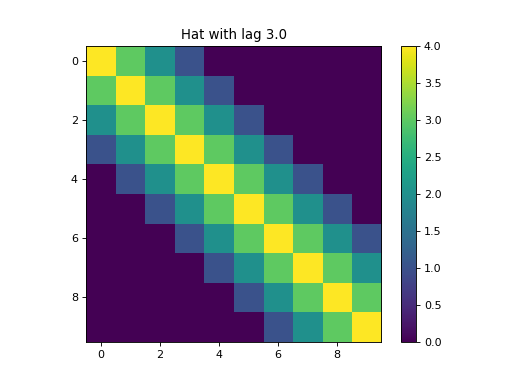

Recreate this plot in Python.
import kerch
from matplotlib import pyplot as plt

k = kerch.kernel.hat(sample=range(10), lag=3)
plt.imshow(k.K)
plt.colorbar()
plt.title("Hat with lag " + str(k.lag))
